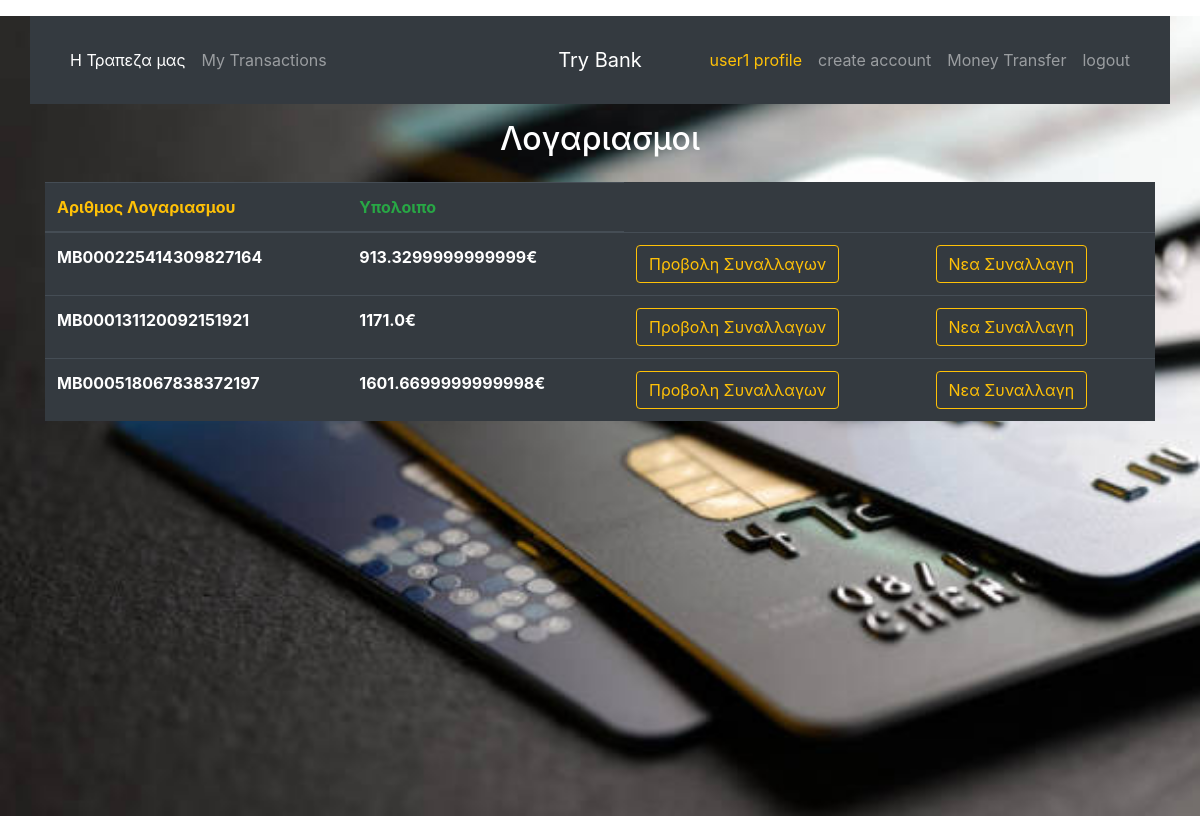
The page /profile/ (signed in) on the database as committed earlier.
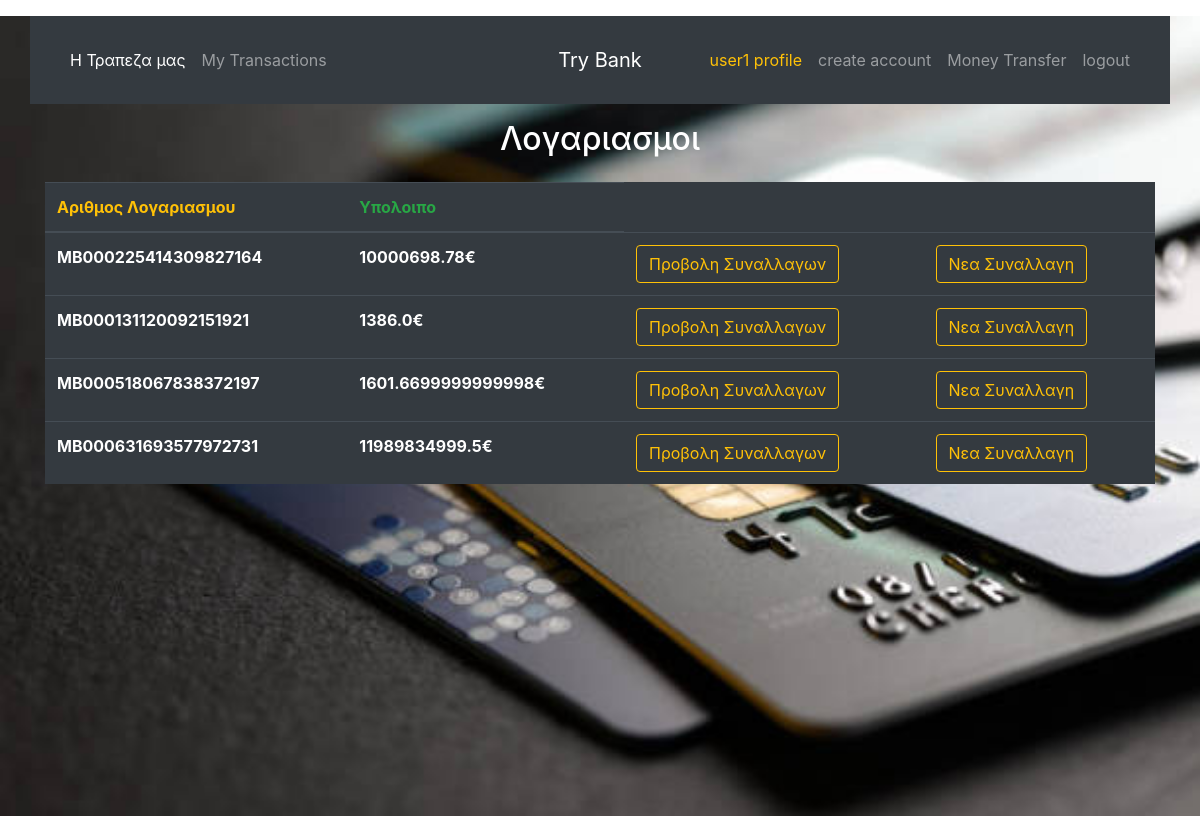
The same page on the database as committed later.
### customers/models.py (models this page shows, shortened)
class Accounts(models.Model):
    owner = models.ForeignKey(User, on_delete = models.CASCADE)
    acc_number = models.CharField(primary_key=True, max_length=20)
    balance = models.FloatField(default= 0)

### customers/views.py (the view)
# urls.py: path('profile/',views.profile_page, name= 'user_profile'),
@login_required()
def profile_page(request):
    user = request.user
    query = Accounts.objects.filter(owner=user).all()
    context = {
        'object': query,
        'user': user
    }
    return render(request, 'user_profile.html', context=context)

### templates/user_profile.html
{% extends 'welcome_page.html' %}
{% block content %}
<div class="container">
    <div>
  <h2 class="text-center text-white">Λογαριασμοι</h2>
    </div>
<div class="mt-4">
  <table class="table table-dark mt-4">
    <thead>
      <tr>
        <th class="text-warning">Αριθμος Λογαριασμου</th>
        <th class="text-success">Υπολοιπο</th>
      </tr>
    </thead>
      {% for obj in object %}
      <tr>
        <th>{{obj.acc_number}}</th>
        <th>{{obj.balance}}€</th>
        <th><a href="http://127.0.0.1:8000/profile/{{obj.acc_number}}"<button type="button" class="btn btn-outline-warning">Προβολη Συναλλαγων</button></th>
        <th><a href="http://127.0.0.1:8000/profile/{{obj.acc_number}}/transfer"<button type="button" class="btn btn-outline-warning">Νεα Συναλλαγη</button></th>
      </tr>
  </div>
</div>
  {% endfor %}
{% endblock content %}

Rows that differ between the two databases and show on the page:
changed Accounts "MB000225414309827164": balance "913.3299999999999" → "10000698.78"
changed Accounts "MB000131120092151921": balance "1171.0" → "1386.0"
added Accounts: acc_number "MB000631693577972731", balance "11989834999.5"
